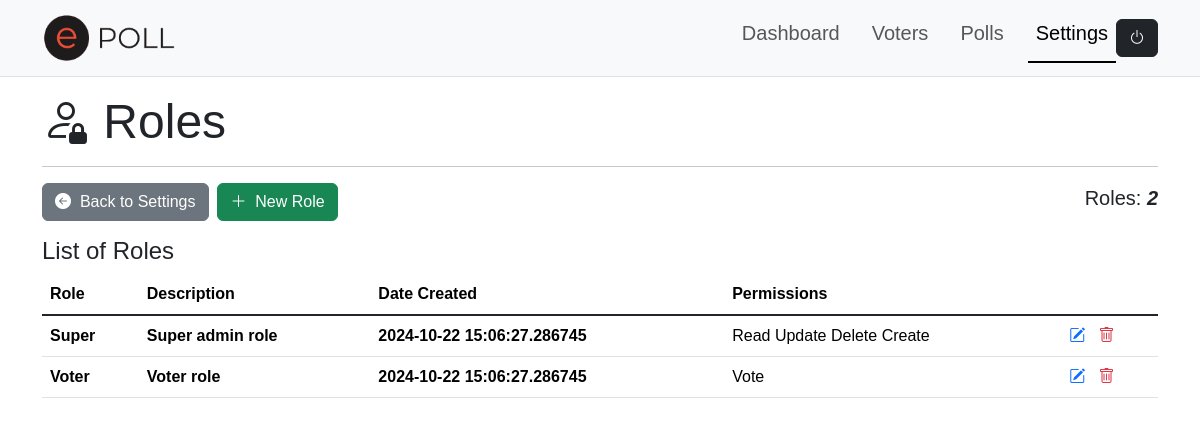
Screenshot of /settings/roles/ (signed in) with the database file from the repository.
### app/models.py (models this page shows, shortened)
class Role(RoleMixin, db.Model):
    __tablename__ = "roles"
    id = db.Column(db.String(36), primary_key=True, default=generate_uuid)
    name = db.Column(db.String(20), nullable=False, unique=True)
    description = db.Column(db.String(120))
    created_at = db.Column(db.DateTime, nullable=False, default=datetime.now())
    updated_at = db.Column(db.DateTime(timezone=True), onupdate=db.func.now())
    permissions = db.relationship('Permission', secondary='role_permissions', back_populates='roles')
    users = db.relationship('User', secondary='user_roles', back_populates='roles')

class Permission(Enum):
    CREATE = 'Create'
    READ = 'Read'
    UPDATE = 'Update'
    DELETE = 'Delete'
    ADMIN = 'Admin'

### app/settings.py (the view)
@sbp.route('/roles/')
@login_required
@role_required('Super', 'Admin')
def roles():
    role_count = Role.query.count()
    page = request.args.get('page', 1, type=int)
    page_size = request.args.get('page_size', 20, type=int)  # Get page size from query params or default to 20
    system_roles = Role.query.order_by(Role.created_at.desc()).paginate(page=page, per_page=page_size)
    if not system_roles.items:
        flash('No role records added yet!', 'info')
    return render_template('admin/settings/role/list.html', title='Roles',
                           role_count=role_count,
                           system_roles=system_roles, SETTINGS=True)

### app/__init__.py (called while the page is built)
def create_app():
    app = Flask(__name__)
    application = app
    app.config.from_object(App_Config)
    db.init_app(app)
    migrate.init_app(app, db)
    login_manager.init_app(app)
    login_manager.login_view = 'auth.login'
    app.register_blueprint(auth)
    app.register_blueprint(abp)
    app.register_blueprint(accbp)
    app.register_blueprint(sbp)
    app.register_blueprint(pbp)
    @app.route('/')
    def index():
        return redirect(url_for('auth.login'))
    @app.template_filter('comma_format')
    def comma_format(value):
        if value is None:
            return "0"
        return "{:,.2f}".format(value)
    @login_manager.user_loader
    def load_user(user_id):
        return User.query.get(user_id)
    register_error_handlers(app)
    with app.app_context():
        setup_database(app)
    return app

### app/templates/admin/settings/role/list.html (shortened to what this page needs)
{% extends "shared/adminlayout.html" %}
{% block content %}
<div class="container">
    <h3 class="display-5"><i class="bi bi-person-lock"></i>&nbsp;{{title}}</h3>
    <hr>
    <div class="row align-content-center mb-3">
        <div class="col text-start">
            <a href="{{ url_for('settings.index') }}" class="btn btn-secondary"><i class="bi bi-arrow-left-circle-fill"></i>&nbsp; Back to Settings</a>&nbsp;
            <a href="{{ url_for('settings.new_role') }}" class="btn btn-success"><i class="bi bi-plus-lg"></i>&nbsp; New Role</a>
        </div>
        <div class="col text-end align-content-center">
            <h5>Roles:&nbsp;<strong class="fst-italic">{{ role_count }}</strong></h4>
        </div>
    </div>
    <h4>List of {{title}}</h4>
    <div class="table-responsive">
        <table class="table table-hover align-content-center">
            <thead>
                <tr class="align-middle">
                    <th scope="col">Role</th>
                    <th scope="col">Description</th>
                    <th scope="col">Date Created</th>
                    <th scope="col">Permissions</th>
                    <th scope="col"></th>
                </tr>
            </thead>
            <tbody class="table-group-divider align-content-center">
                {% for role in system_roles %}
                    <tr class="clickable-row align-middle" data-href="#">
                        <th scope="row">{{role.name}}</th>
                        <th scope="row">{{role.description}}</th>
                        <th scope="row">{{role.created_at}}</th>
                        <td scope="row">
                            {% if role.permissions %}
                                {% for permission in role.permissions %}
                                    {{ permission.name }}
                                {% endfor %}
                            {% else %}
                                <span>No permissions assigned</span>
                            {% endif %}
                        </td>
                        <td scope="row">
                            {% for role in current_user.roles %}
                                {% if role.name == 'Super' %}
                                <a href="{{ url_for('settings.edit_role', id=role.id) }}"><i class="bi bi-pencil-square text-primary"></i></a> &nbsp;
                                <a href="{{ url_for('settings.delete_role', id=role.id) }}"><i class="bi bi-trash text-danger"></i></a>
                                {% endif %}
                            {% endfor %}
                        </td>
                    </tr>
                {% endfor %}
            </tbody>
        </table>
    </div>
</div>
{% endblock %}

### app/static/styles.css (style rules this page uses)
html { font-size: 14px; position: relative; }
@media (min-width: 768px) { html { font-size: 16px; } }
body { margin-bottom: 60px; scroll-behavior: smooth; font-family: Montserrat, sans-serif !important; }
.clickable-row { cursor: pointer; }

### rows the page displays
Role: name "Super", description "Super admin role", created_at "2024-10-22 15:06:27.286745"
Permission: name "Read"
Permission: name "Update"
Permission: name "Delete"
Permission: name "Create"
Role: name "Voter", description "Voter role", created_at "2024-10-22 15:06:27.286745"
Permission: name "Vote"

### other values shown
{{ title }} "Roles"
{{ role_count }} "2"
